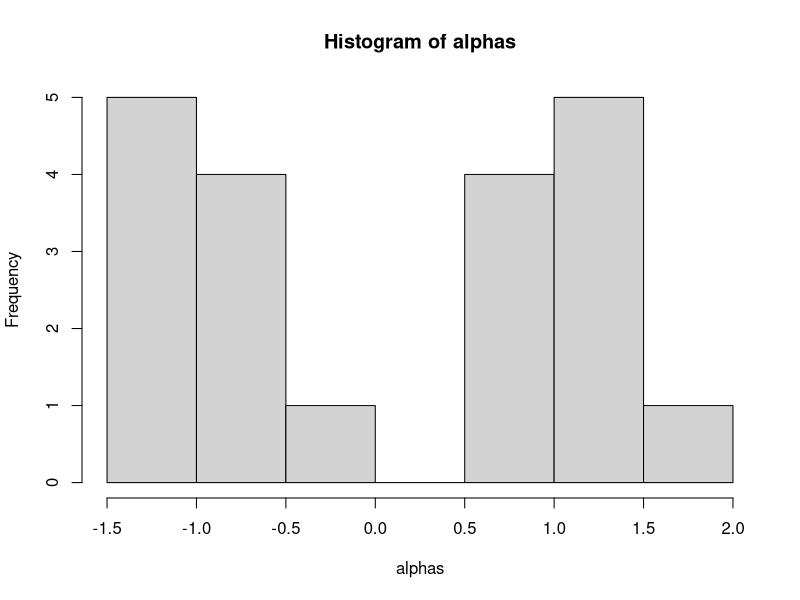

The R source for this figure:
library(mgcv)
library(boot)

n.treatments <- 4
n.studies <- 20
B <- 1 # The baseline treatment across all studies
alpha.mn.1 <- -1
alpha.mn.2 <- 1
alpha.sd <- 0.5
sample.size <- 2000

d <- rnorm(n.treatments, 0.5, 0.5) #rep(0.5, n.treatments)
alphas <- c(rnorm(n.studies / 2, alpha.mn.1, alpha.sd ^ 2), rnorm(n.studies - (n.studies / 2), alpha.mn.2, alpha.sd ^ 2))
hist(alphas)
sigma <- 0.5
rho <- 0.5

cov.matrix <- matrix(data = 0, nrow = n.treatments, ncol = n.treatments)
for (row in 1:nrow(cov.matrix)) {
  for (col in 1:ncol(cov.matrix)) {
    if (row == col) {
      cov.matrix[row, col] <- rho * sigma
    } else {
      cov.matrix[row, col] <- sigma
    }
  }
}

# row i represemts the vector of contrasts for study i!!
deltas <- rmvn(n.studies, d, cov.matrix)
for (row in 1:nrow(deltas)) {
  deltas[row, B] <- 0
}
cat("deltas")
deltas

p <- matrix(data = 0, nrow = n.studies, ncol = n.treatments)
for (row in 1:nrow(p)) {
  for (col in 1:ncol(p)) {
    p[row, col] <- inv.logit(deltas[row, col] + alphas[row])
  }
}

r <- matrix(data = 0, nrow = n.studies, ncol = n.treatments)
for (row in 1:nrow(r)) {
  for (col in 1:ncol(r)) {
    r[row, col] <- rbinom(1, sample.size, p[row, col])
  }
}

responders <- as.vector(r)
sampleSize <- rep(sample.size, n.studies * n.treatments)
studyNumber <- rep(0, n.studies * n.treatments)
treatmentNumber <- rep(0, n.studies * n.treatments)

for (study in 1:n.studies) {
  for (treatment in 1:n.treatments) {
    studyNumber[(study - 1) * n.treatments + treatment] <- study
    treatmentNumber[(study - 1) * n.treatments + treatment] <- treatment
  }
}

data <- data.frame(studyNumber, treatmentNumber, responders, sampleSize)
data


